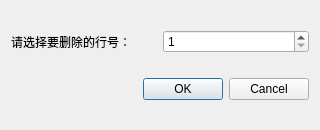
<?xml version="1.0" encoding="UTF-8"?>
<ui version="4.0">
 <class>Dialog_delete_row</class>
 <widget class="QDialog" name="Dialog_delete_row">
  <property name="windowModality">
   <enum>Qt::ApplicationModal</enum>
  </property>
  <property name="geometry">
   <rect>
    <x>0</x>
    <y>0</y>
    <width>320</width>
    <height>130</height>
   </rect>
  </property>
  <property name="font">
   <font>
    <family>Microsoft YaHei UI</family>
   </font>
  </property>
  <property name="windowTitle">
   <string>删除行</string>
  </property>
  <layout class="QVBoxLayout" name="verticalLayout">
   <item>
    <layout class="QHBoxLayout" name="horizontalLayout">
     <item>
      <widget class="QLabel" name="label">
       <property name="text">
        <string>请选择要删除的行号：</string>
       </property>
      </widget>
     </item>
     <item>
      <widget class="QSpinBox" name="spinBox">
       <property name="minimum">
        <number>1</number>
       </property>
      </widget>
     </item>
    </layout>
   </item>
   <item>
    <widget class="QDialogButtonBox" name="buttonBox">
     <property name="orientation">
      <enum>Qt::Horizontal</enum>
     </property>
     <property name="standardButtons">
      <set>QDialogButtonBox::Cancel|QDialogButtonBox::Ok</set>
     </property>
    </widget>
   </item>
  </layout>
 </widget>
 <resources/>
 <connections>
  <connection>
   <sender>buttonBox</sender>
   <signal>accepted()</signal>
   <receiver>Dialog_delete_row</receiver>
   <slot>accept()</slot>
   <hints>
    <hint type="sourcelabel">
     <x>248</x>
     <y>254</y>
    </hint>
    <hint type="destinationlabel">
     <x>157</x>
     <y>274</y>
    </hint>
   </hints>
  </connection>
  <connection>
   <sender>buttonBox</sender>
   <signal>rejected()</signal>
   <receiver>Dialog_delete_row</receiver>
   <slot>reject()</slot>
   <hints>
    <hint type="sourcelabel">
     <x>316</x>
     <y>260</y>
    </hint>
    <hint type="destinationlabel">
     <x>286</x>
     <y>274</y>
    </hint>
   </hints>
  </connection>
 </connections>
</ui>
